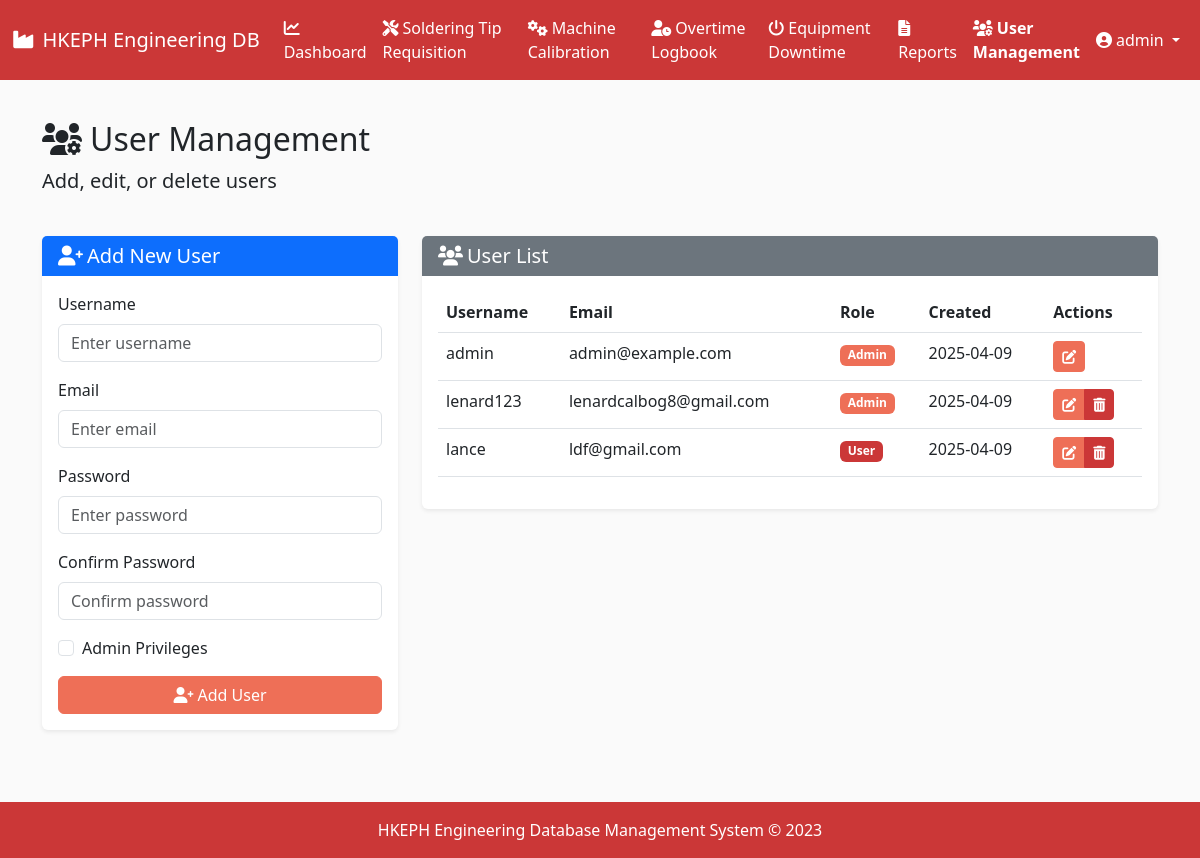
Page /users (signed in) on the earlier database version.
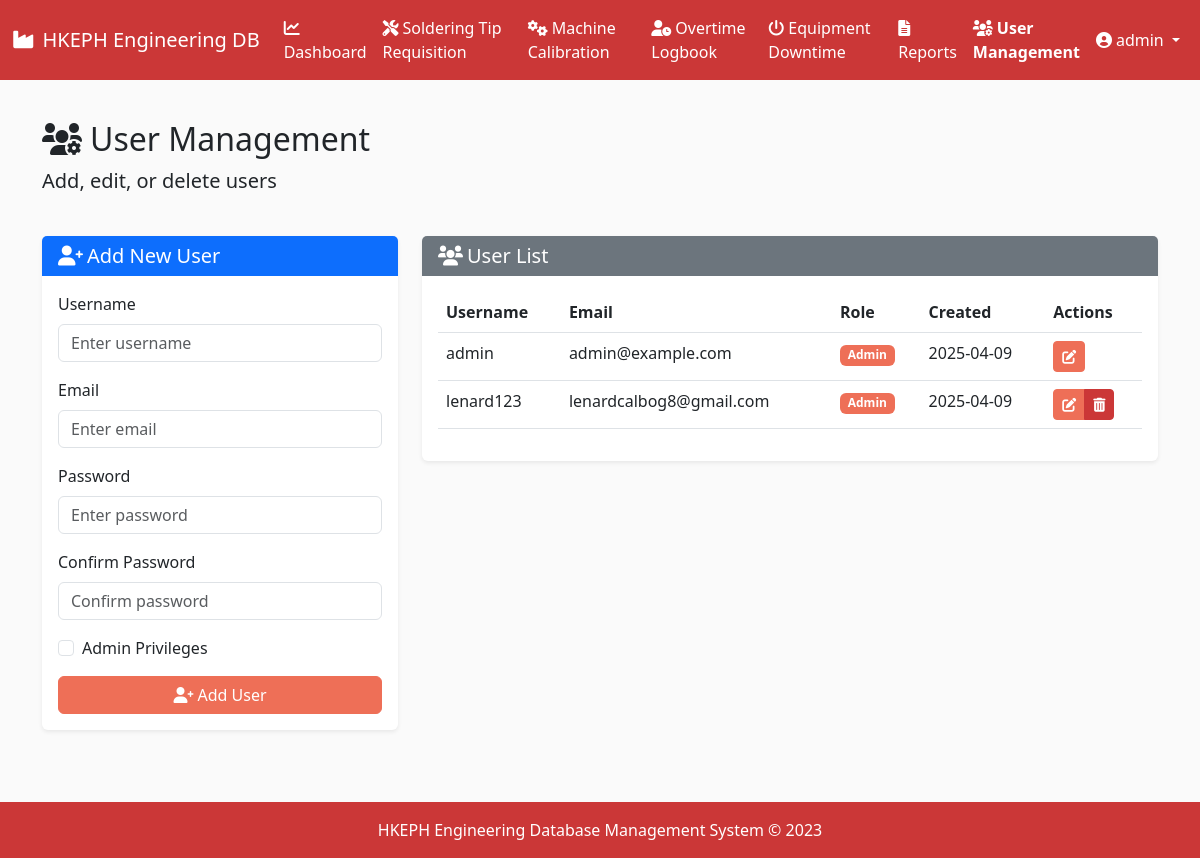
Same page on the later database version.
### models.py (models this page shows, shortened)
class User(UserMixin, db.Model):
    id = db.Column(db.Integer, primary_key=True)
    username = db.Column(db.String(64), unique=True, nullable=False)
    email = db.Column(db.String(120), unique=True, nullable=False)
    password_hash = db.Column(db.String(256), nullable=False)
    is_admin = db.Column(db.Boolean, default=False)
    date_created = db.Column(db.DateTime, default=datetime.utcnow)

### routes.py (the view)
@app.route('/users')
@login_required
def user_management():
    if not current_user.is_admin:
        flash('Access denied. Admin privileges required.', 'danger')
        return redirect(url_for('dashboard'))
    users = User.query.all()
    form = UserForm()
    return render_template('user_management.html', users=users, form=form)

### forms.py
class UserForm(FlaskForm):
    username = StringField('Username', validators=[DataRequired(), Length(min=3, max=64)])
    email = StringField('Email', validators=[DataRequired(), Email(), Length(max=120)])
    password = PasswordField('Password', validators=[Optional(), Length(min=6, max=64)])
    confirm_password = PasswordField('Confirm Password', validators=[
        Optional(),
        EqualTo('password', message='Passwords must match')
    ])
    is_admin = BooleanField('Admin Privileges')

### app.py (called while the page is built)
@login_manager.user_loader
def load_user(user_id):
    return User.query.get(int(user_id))

### templates/user_management.html (shortened to what this page needs)
{% extends 'base.html' %}
{% block content %}
<div class="row mb-4">
    <div class="col">
        <h2><i class="fas fa-users-cog me-2"></i>User Management</h2>
        <p class="lead">Add, edit, or delete users</p>
    </div>
</div>
<div class="row mb-4">
    <div class="col-md-4">
        <div class="card">
            <div class="card-header bg-primary text-white">
                <h5 class="mb-0">
                    {% if edit_user %}
                    <i class="fas fa-user-edit me-1"></i>Edit User
                    {% else %}
                    <i class="fas fa-user-plus me-1"></i>Add New User
                    {% endif %}
                </h5>
            </div>
            <div class="card-body">
                {% if edit_user %}
                <form method="POST" action="{{ url_for('edit_user', user_id=edit_user.id) }}">
                {% else %}
                <form method="POST" action="{{ url_for('add_user') }}">
                {% endif %}
                    <div class="mb-3">
                        <label for="username" class="form-label">Username</label>
                        {{ form.username(class="form-control", placeholder="Enter username") }}
                    </div>
                    <div class="mb-3">
                        <label for="email" class="form-label">Email</label>
                        {{ form.email(class="form-control", placeholder="Enter email") }}
                    </div>
                    <div class="mb-3">
                        <label for="password" class="form-label">
                            Password
                        </label>
                        {{ form.password(class="form-control", placeholder="Enter password") }}
                    </div>
                    <div class="mb-3">
                        <label for="confirm_password" class="form-label">Confirm Password</label>
                        {{ form.confirm_password(class="form-control", placeholder="Confirm password") }}
                    </div>
                    <div class="mb-3 form-check">
                        {{ form.is_admin(class="form-check-input") }}
                        <label class="form-check-label" for="is_admin">Admin Privileges</label>
                    </div>
                    <div class="d-grid gap-2">
                        {% if edit_user %}
                        <button type="submit" class="btn btn-primary">
                            <i class="fas fa-save me-1"></i>Update User
                        </button>
                        <a href="{{ url_for('user_management') }}" class="btn btn-secondary">
                            <i class="fas fa-times me-1"></i>Cancel
                        </a>
                        {% else %}
                        <button type="submit" class="btn btn-primary">
                            <i class="fas fa-user-plus me-1"></i>Add User
                        </button>
                        {% endif %}
                    </div>
                </form>
            </div>
        </div>
    </div>
    <div class="col-md-8">
        <div class="card">
            <div class="card-header bg-secondary text-white">
                <h5 class="mb-0"><i class="fas fa-users me-1"></i>User List</h5>
            </div>
            <div class="card-body">
                <div class="table-responsive">
                    <table class="table table-hover">
                        <thead>
                            <tr>
                                <th>Username</th>
                                <th>Email</th>
                                <th>Role</th>
                                <th>Created</th>
                                <th>Actions</th>
                            </tr>
                        </thead>
                        <tbody>
                            {% for user in users %}
                            <tr>
                                <td>{{ user.username }}</td>
                                <td>{{ user.email }}</td>
                                <td>
                                    {% if user.is_admin %}
                                    <span class="badge bg-primary">Admin</span>
                                    {% else %}
                                    <span class="badge bg-secondary">User</span>
                                    {% endif %}
                                </td>
                                <td>{{ user.date_created.strftime('%Y-%m-%d') }}</td>
                                <td>
                                    <div class="btn-group btn-group-sm" role="group">
                                        <a href="{{ url_for('edit_user', user_id=user.id) }}" class="btn btn-warning">
                                            <i class="fas fa-edit"></i>
                                        </a>
                                        {% if user.id != current_user.id %}
                                        <button type="button" class="btn btn-danger" data-bs-toggle="modal" data-bs-target="#deleteUserModal-{{ user.id }}">
                                            <i class="fas fa-trash-alt"></i>
                                        </button>
                                        {% endif %}
                                    </div>
                                </td>
                            </tr>
                            {% endfor %}
                        </tbody>
                    </table>
                </div>
            </div>
        </div>
    </div>
</div>
{% endblock %}

### templates/base.html (shortened to what this page needs)
<!DOCTYPE html>
<html lang="en" data-bs-theme="light">
<head>
    <link href="https://cdn.jsdelivr.net/npm/bootstrap@5.3.0/dist/css/bootstrap.min.css" rel="stylesheet">
    <link rel="stylesheet" href="https://cdnjs.cloudflare.com/ajax/libs/font-awesome/6.0.0/css/all.min.css">
    <link rel="stylesheet" type="text/css" href="https://cdn.jsdelivr.net/npm/daterangepicker/daterangepicker.css" />
    <link rel="stylesheet" href="{{ url_for('static', filename='css/style.css') }}">
</head>
<body>
    <nav class="navbar navbar-expand-lg" style="background-color: var(--accent-secondary); color: white;">
        <div class="container-fluid">
            <a class="navbar-brand text-white" href="{{ url_for('dashboard') }}">
                <i class="fas fa-industry me-2"></i>HKEPH Engineering DB
            </a>
            <div class="collapse navbar-collapse" id="navbarNav">
                {% if current_user.is_authenticated %}
                <ul class="navbar-nav">
                    <li class="nav-item">
                        <a class="nav-link text-white {% if request.path == url_for('dashboard') %}active fw-bold{% endif %}" href="{{ url_for('dashboard') }}">
                            <i class="fas fa-chart-line me-1"></i>Dashboard
                        </a>
                    </li>
                    <li class="nav-item">
                        <a class="nav-link text-white {% if request.path == url_for('soldering_tips') %}active fw-bold{% endif %}" href="{{ url_for('soldering_tips') }}">
                            <i class="fas fa-tools me-1"></i>Soldering Tip Requisition
                        </a>
                    </li>
                    <li class="nav-item">
                        <a class="nav-link text-white {% if request.path == url_for('machine_calibrations') %}active fw-bold{% endif %}" href="{{ url_for('machine_calibrations') }}">
                            <i class="fas fa-cogs me-1"></i>Machine Calibration
                        </a>
                    </li>
                    <li class="nav-item">
                        <a class="nav-link text-white {% if request.path == url_for('overtime_logbook') %}active fw-bold{% endif %}" href="{{ url_for('overtime_logbook') }}">
                            <i class="fas fa-user-clock me-1"></i>Overtime Logbook
                        </a>
                    </li>
                    <li class="nav-item">
                        <a class="nav-link text-white {% if request.path == url_for('equipment_downtime') %}active fw-bold{% endif %}" href="{{ url_for('equipment_downtime') }}">
                            <i class="fas fa-power-off me-1"></i>Equipment Downtime
                        </a>
                    </li>
                    <li class="nav-item">
                        <a class="nav-link text-white {% if request.path == url_for('reports') %}active fw-bold{% endif %}" href="{{ url_for('reports') }}">
                            <i class="fas fa-file-alt me-1"></i>Reports
                        </a>
                    </li>
                    {% if current_user.is_admin %}
                    <li class="nav-item">
                        <a class="nav-link text-white {% if request.path == url_for('user_management') %}active fw-bold{% endif %}" href="{{ url_for('user_management') }}">
                            <i class="fas fa-users-cog me-1"></i>User Management
                        </a>
                    </li>
                    {% endif %}
                </ul>
                <ul class="navbar-nav ms-auto">
                    <li class="nav-item dropdown">
                        <a class="nav-link dropdown-toggle text-white" href="#" id="navbarDropdown" role="button" data-bs-toggle="dropdown" aria-expanded="false">
                            <i class="fas fa-user-circle me-1"></i>{{ current_user.username }}
                        </a>
                    </li>
                </ul>
                {% endif %}
            </div>
        </div>
    </nav>
    <main class="container mt-4 mb-5 flex-grow-1">
        {% block content %}{% endblock %}
    </main>
    <footer class="py-3 mt-auto" style="background-color: var(--accent-secondary); color: white;">
        <div class="container text-center">
            <p class="mb-0">HKEPH Engineering Database Management System &copy; 2023</p>
        </div>
    </footer>
</body>
</html>

### static/css/style.css (style rules this page uses)
:root { --light-bg: #FAFAFA; --light-secondary: #E3E3E3; --accent-primary: #EE6F57; --accent-secondary: #CB3737; }
html, body { height: 100%; margin: 0; }
body { display: flex; flex-direction: column; min-height: 100vh; }
main { flex: 1 0 auto; }
.card { border: none; box-shadow: 0 0.125rem 0.25rem rgba(0, 0, 0, 0.075); transition: all 0.3s ease; }
.card-header { border-bottom: none; }
.table th { font-weight: 600; border-top: none; }
.btn-primary { background-color: var(--accent-primary); border-color: var(--accent-primary); }
.btn-warning { background-color: var(--accent-primary); border-color: var(--accent-primary); color: white; }
.btn-danger { background-color: var(--accent-secondary); border-color: var(--accent-secondary); }
.badge.bg-primary { background-color: var(--accent-primary) !important; }
.btn-group > .btn { margin-right: 0; }

### templates/base.html (style rules this page uses)
body { background-color: var(--light-bg); }

Differences in the rows shown:
removed User: username "lance", email "ldf@gmail.com", is_admin "User", date_created "2025-04-09"
